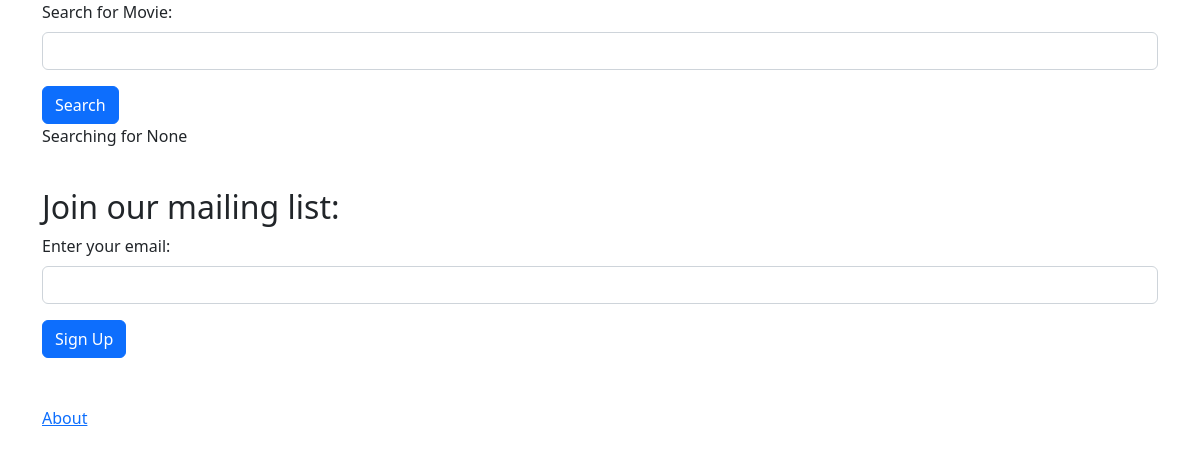
The app's page /, older data.
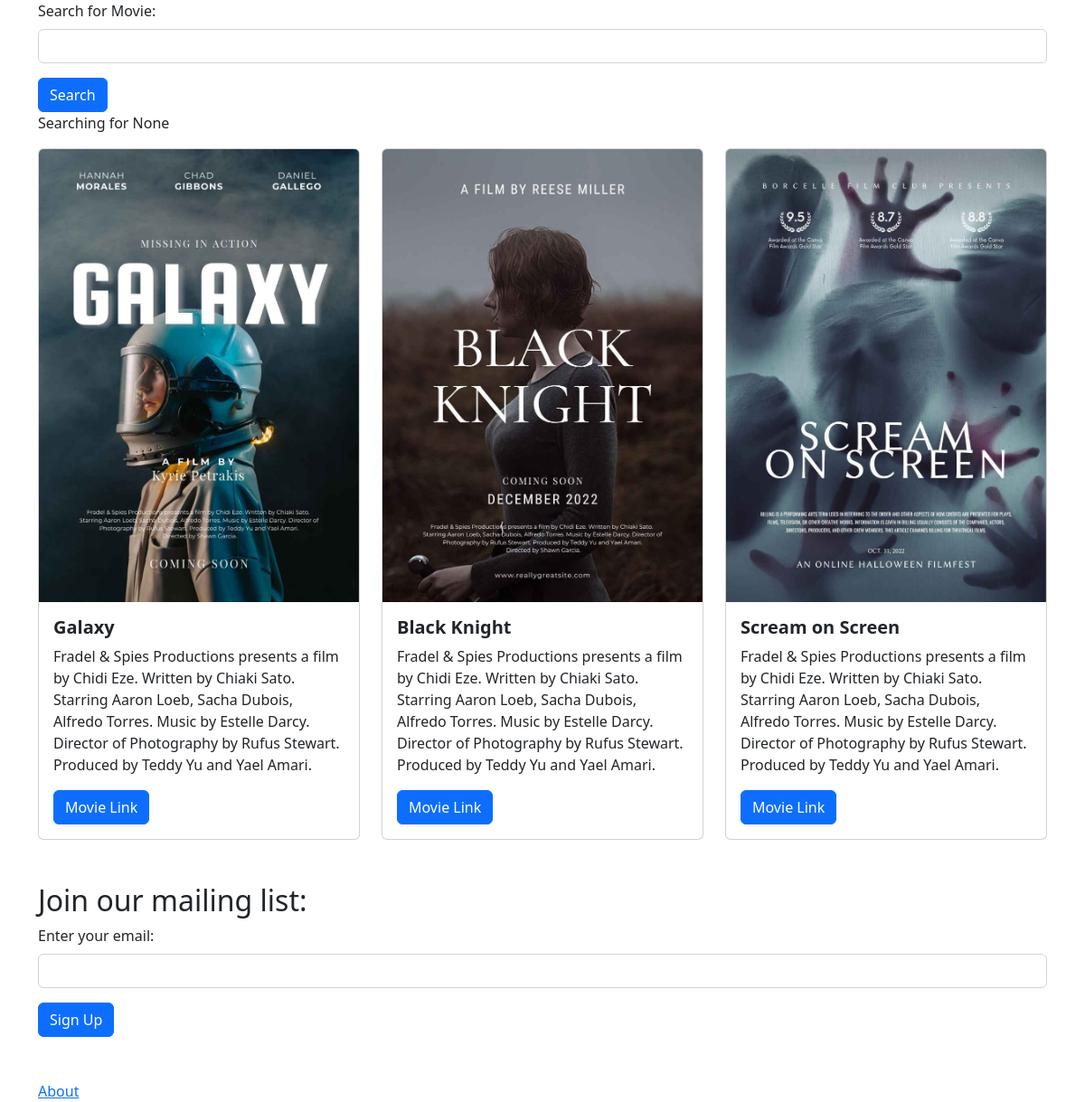
The same page, newer data.
### movie/models.py (models this page shows)
class Movie(models.Model):
    title = models.CharField(max_length=100)
    description = models.CharField(max_length=250)
    image = models.ImageField(upload_to='movie/images/')
    url = models.URLField(blank=True)

### movie/views.py (the view)
# urls.py: 2. Add a URL to urlpatterns:  path('', views.home, name='home')
def home(request):
    searchTerm = request.GET.get('searchMovie')
    if searchTerm:
        movies = Movie.objects.filter(title__icontains=searchTerm)
    else:
        movies = Movie.objects.all()
    return render(request, 'home.html', {'searchTerm': searchTerm, 'movies': movies})

### movie/templates/home.html (shortened to what this page needs)
<!DOCTYPE html>
<html>
<head>
    <link href="https://cdn.jsdelivr.net/npm/bootstrap@5.2.3/dist/css/bootstrap.min.css" rel="stylesheet"
>
</head>
<body>
    <div class="container">
        <form action="">
            <div class="mb-3">
                <label class="form-label">Search for Movie:</label>
                <input type="text" name="searchMovie" class="form-control">
            </div>
            <button type="submit" class="btn btn-primary">Search</button>
        </form>
        <p>Searching for {{ searchTerm }}</p>
        <div class="row row-cols-1 row-cols-md-3 g-4">
            {% for movie in movies %}
            <div v-for="movie in movies" class="col">
                <div class="card">
                    <img class="card-img-top" src="{{movie.image.url }}" />
                    <div class="card-body">
                        <h5 class="card-title fw-bold">{{ movie.title}}</h5>
                        <p class="card-text">{{ movie.description}}</p>
                        {% if movie.url %}
                        <a href="{{ movie.url }}" class="btn btn-primary">
                            Movie Link
                        </a>
                        {% endif %}
                    </div>
                </div>
            </div>
            {% endfor %}
        </div>
        <br />
        <br />
        <h2>Join our mailing list:</h2>
        <form action="{% url 'signup' %}">
            <div class="mb-3">
                <label for="email" class="form-label">
                    Enter your email:
                </label>
                <input type="email" class="form-control" name="email" />
            </div>
            <button type="submit" class="btn btn-primary">
                Sign Up
            </button>
        </form>
        <br />
        <br />
        <a href="{% url 'about' %}">About</a>
    </div>
</body>
</html>

Row changes from the older to the newer data that the page shows:
added Movie: image (picture), title "Galaxy", description "Fradel & Spies Productions presents a film by Chidi Eze. Written by Chiaki Sato. Starring Aaron Loeb, Sacha Dubois, Alfredo Torres. Music by Estelle Darcy. Director of Photography by Rufus Stewart. Produced by Teddy Yu and Yael Amari."
added Movie: image (picture), title "Black Knight", description "Fradel & Spies Productions presents a film by Chidi Eze. Written by Chiaki Sato. Starring Aaron Loeb, Sacha Dubois, Alfredo Torres. Music by Estelle Darcy. Director of Photography by Rufus Stewart. Produced by Teddy Yu and Yael Amari."
added Movie: image (picture), title "Scream on Screen", description "Fradel & Spies Productions presents a film by Chidi Eze. Written by Chiaki Sato. Starring Aaron Loeb, Sacha Dubois, Alfredo Torres. Music by Estelle Darcy. Director of Photography by Rufus Stewart. Produced by Teddy Yu and Yael Amari."
